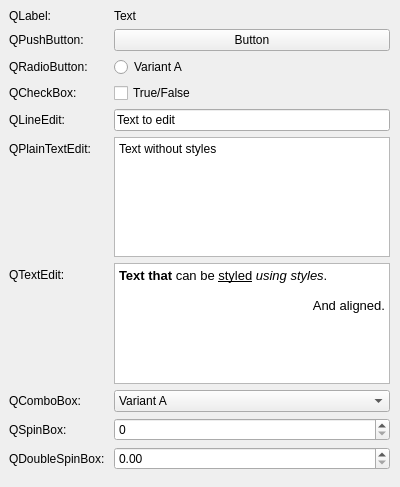
<?xml version="1.0" encoding="UTF-8"?>
<ui version="4.0">
 <class>Form</class>
 <widget class="QWidget" name="Form">
  <property name="geometry">
   <rect>
    <x>0</x>
    <y>0</y>
    <width>400</width>
    <height>487</height>
   </rect>
  </property>
  <property name="windowTitle">
   <string>Form</string>
  </property>
  <widget class="QWidget" name="verticalLayoutWidget">
   <property name="geometry">
    <rect>
     <x>9</x>
     <y>9</y>
     <width>381</width>
     <height>461</height>
    </rect>
   </property>
   <layout class="QFormLayout" name="formLayout">
    <item row="0" column="0">
     <widget class="QLabel" name="label">
      <property name="text">
       <string>QLabel:</string>
      </property>
     </widget>
    </item>
    <item row="0" column="1">
     <widget class="QLabel" name="label_2">
      <property name="text">
       <string>Text</string>
      </property>
     </widget>
    </item>
    <item row="1" column="1">
     <widget class="QPushButton" name="pushButton">
      <property name="text">
       <string>Button</string>
      </property>
     </widget>
    </item>
    <item row="2" column="1">
     <widget class="QRadioButton" name="radioButton">
      <property name="text">
       <string>Variant A</string>
      </property>
     </widget>
    </item>
    <item row="3" column="1">
     <widget class="QCheckBox" name="checkBox">
      <property name="text">
       <string>True/False</string>
      </property>
     </widget>
    </item>
    <item row="4" column="1">
     <widget class="QLineEdit" name="lineEdit">
      <property name="text">
       <string>Text to edit</string>
      </property>
     </widget>
    </item>
    <item row="5" column="1">
     <widget class="QPlainTextEdit" name="plainTextEdit">
      <property name="plainText">
       <string>Text without styles</string>
      </property>
     </widget>
    </item>
    <item row="6" column="1">
     <widget class="QTextEdit" name="textEdit">
      <property name="html">
       <string>&lt;!DOCTYPE HTML PUBLIC &quot;-//W3C//DTD HTML 4.0//EN&quot; &quot;http://www.w3.org/TR/REC-html40/strict.dtd&quot;&gt;
&lt;html&gt;&lt;head&gt;&lt;meta name=&quot;qrichtext&quot; content=&quot;1&quot; /&gt;&lt;style type=&quot;text/css&quot;&gt;
p, li { white-space: pre-wrap; }
&lt;/style&gt;&lt;/head&gt;&lt;body style=&quot; font-family:'Ubuntu'; font-size:10pt; font-weight:400; font-style:normal;&quot;&gt;
&lt;p style=&quot; margin-top:0px; margin-bottom:0px; margin-left:0px; margin-right:0px; -qt-block-indent:0; text-indent:0px;&quot;&gt;&lt;span style=&quot; font-weight:600;&quot;&gt;Text that&lt;/span&gt; can be &lt;span style=&quot; text-decoration: underline;&quot;&gt;styled&lt;/span&gt; &lt;span style=&quot; font-style:italic;&quot;&gt;using styles&lt;/span&gt;.&lt;/p&gt;
&lt;p style=&quot;-qt-paragraph-type:empty; margin-top:0px; margin-bottom:0px; margin-left:0px; margin-right:0px; -qt-block-indent:0; text-indent:0px;&quot;&gt;&lt;br /&gt;&lt;/p&gt;
&lt;p align=&quot;right&quot; style=&quot; margin-top:0px; margin-bottom:0px; margin-left:0px; margin-right:0px; -qt-block-indent:0; text-indent:0px;&quot;&gt;And aligned.&lt;/p&gt;&lt;/body&gt;&lt;/html&gt;</string>
      </property>
     </widget>
    </item>
    <item row="7" column="1">
     <widget class="QComboBox" name="comboBox">
      <item>
       <property name="text">
        <string>Variant A</string>
       </property>
      </item>
     </widget>
    </item>
    <item row="8" column="1">
     <widget class="QSpinBox" name="spinBox">
      <property name="suffix">
       <string> </string>
      </property>
     </widget>
    </item>
    <item row="9" column="1">
     <widget class="QDoubleSpinBox" name="doubleSpinBox">
      <property name="suffix">
       <string/>
      </property>
     </widget>
    </item>
    <item row="1" column="0">
     <widget class="QLabel" name="label_3">
      <property name="text">
       <string>QPushButton:</string>
      </property>
     </widget>
    </item>
    <item row="2" column="0">
     <widget class="QLabel" name="label_4">
      <property name="text">
       <string>QRadioButton:</string>
      </property>
     </widget>
    </item>
    <item row="3" column="0">
     <widget class="QLabel" name="label_5">
      <property name="text">
       <string>QCheckBox:</string>
      </property>
     </widget>
    </item>
    <item row="4" column="0">
     <widget class="QLabel" name="label_6">
      <property name="text">
       <string>QLineEdit:</string>
      </property>
     </widget>
    </item>
    <item row="5" column="0">
     <widget class="QLabel" name="label_7">
      <property name="text">
       <string>QPlainTextEdit:</string>
      </property>
     </widget>
    </item>
    <item row="6" column="0">
     <widget class="QLabel" name="label_8">
      <property name="text">
       <string>QTextEdit:</string>
      </property>
     </widget>
    </item>
    <item row="7" column="0">
     <widget class="QLabel" name="label_9">
      <property name="text">
       <string>QComboBox:</string>
      </property>
     </widget>
    </item>
    <item row="8" column="0">
     <widget class="QLabel" name="label_10">
      <property name="text">
       <string>QSpinBox:</string>
      </property>
     </widget>
    </item>
    <item row="9" column="0">
     <widget class="QLabel" name="label_11">
      <property name="text">
       <string>QDoubleSpinBox: </string>
      </property>
     </widget>
    </item>
   </layout>
  </widget>
 </widget>
 <resources/>
 <connections/>
</ui>
